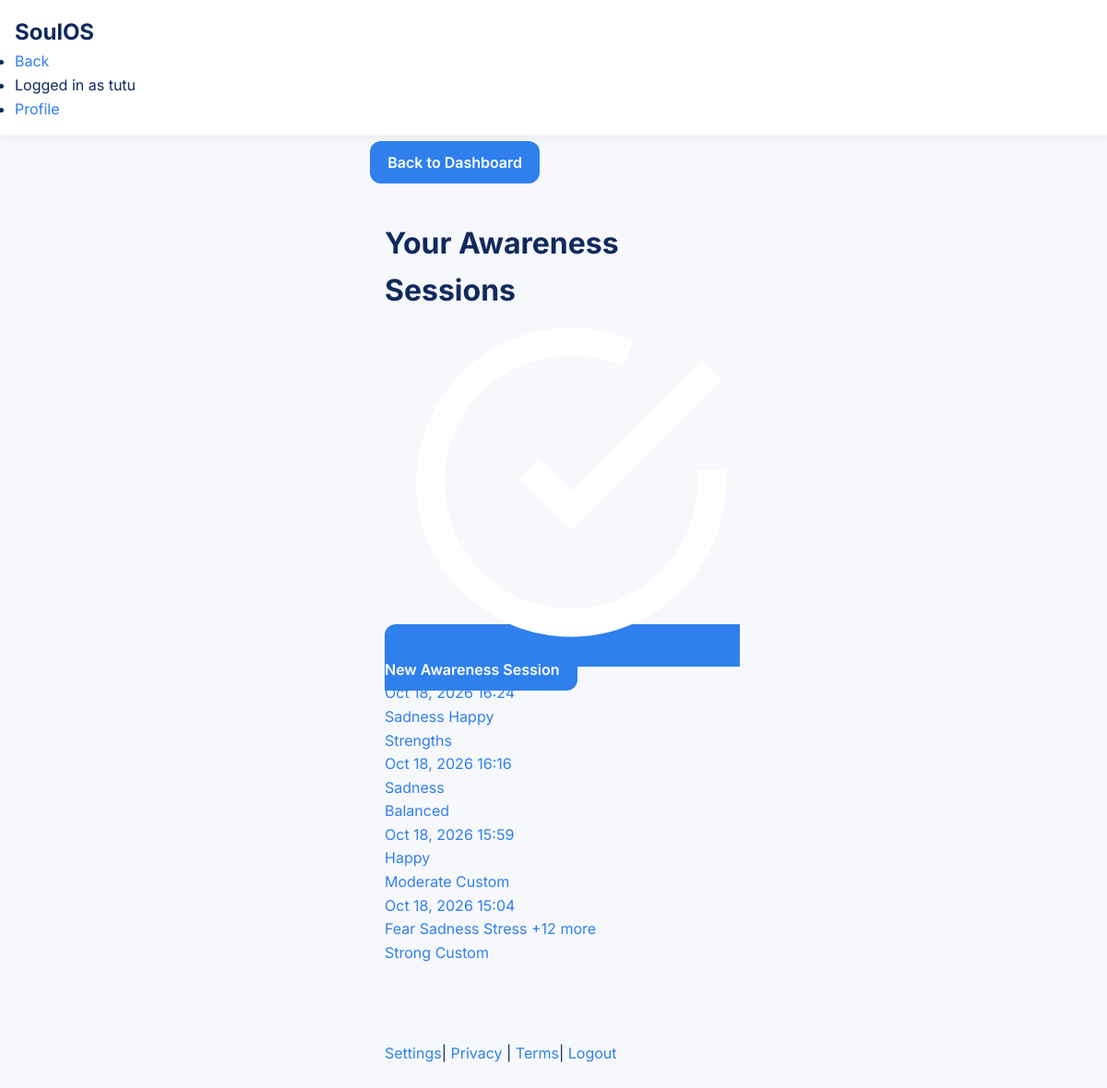
Page /soul-navigation/history/ (signed in) on the committed database.
### soul_navigation/models.py (models this page shows, shortened)
class NavigationSession(models.Model):
    user = models.ForeignKey(
        User, on_delete=models.CASCADE, related_name="navigation_sessions"
    )
    created_at = models.DateTimeField(auto_now_add=True)
    updated_at = models.DateTimeField(auto_now=True)
    completed = models.BooleanField(default=False)
    observed_issues = models.JSONField(
        default=list, blank=True
    )  # List of selected issues
    observed_other = models.TextField(blank=True, default="")
    intensity = models.CharField(
        max_length=20,
        choices=[
            ("mild", "Mild"),
            ("moderate", "Moderate"),
            ("strong", "Strong"),
            ("intense", "Intense"),
            ("very_intense", "Very Intense"),
        ],
        blank=True,
        default="",
    )
    influences = models.JSONField(
        default=list, blank=True
    )  # List of selected influences
    influences_other = models.TextField(blank=True, default="")
    thoughts = models.JSONField(default=list, blank=True)  # List of selected thoughts
    thoughts_other = models.TextField(blank=True, default="")
    selected_reframe = models.CharField(
        max_length=50, blank=True, default=""
    )  # balanced, compassionate, practical, custom
    custom_reframe = models.TextField(blank=True, default="")
    selected_action = models.CharField(max_length=100, blank=True, default="")
    custom_action = models.TextField(blank=True, default="")
    reflection = models.JSONField(
        default=list, blank=True
    )  # List of selected reflections
    reflection_other = models.TextField(blank=True, default="")
    ai_reframes = models.JSONField(
        default=dict, blank=True
    )  # Store AI generated reframes
    class Meta:
        ordering = ["-created_at"]

### soul_navigation/views.py (the view)
# urls.py: path("history/", views.history, name="history"),
@login_required
def history(request):
    sessions = NavigationSession.objects.filter(user=request.user, completed=True)
    from django.core.paginator import Paginator
    paginator = Paginator(sessions, 10)
    page_number = request.GET.get("page")
    page_obj = paginator.get_page(page_number)
    context = {
        "page_obj": page_obj,
        "is_paginated": page_obj.has_other_pages(),
    }
    return render(request, "soul_navigation/history.html", context)

### templates/soul_navigation/history.html (shortened to what this page needs)
{% extends "soul_navigation/base.html" %}
{% load static %}
{% block content %}
<div class="sn-layout">
  <header class="sn-header">
    <div class="container">
    </div>
  </header>
  <main class="sn-main" role="main">
    <div class="container">
      <div class="sn-content">
        <div class="sn-history">
           <header class="sn-history-header">
             <h1 class="sn-history-title">Your Awareness Sessions</h1>
             <a href="{% url 'soul_navigation:start' %}" class="btn btn-primary">
               <svg class="icon icon-sm" aria-hidden="true" viewBox="0 0 24 24" fill="none" stroke="currentColor" stroke-width="2">
                 <path d="M22 11.08V12a10 10 0 1 1-5.93-9.14"/>
                 <path d="M22 4L12 14.01l-3-3"/>
               </svg>
               <span>New Awareness Session</span>
             </a>
           </header>
          {% if page_obj %}
          <div class="sn-session-list">
            {% for session in page_obj %}
            <a href="{% url 'soul_navigation:summary' session.id %}" class="sn-session-card">
              <div class="sn-session-meta">
                <span class="sn-session-date">{{ session.created_at|date:"M d, Y" }}</span>
                <span class="sn-session-time">{{ session.created_at|date:"H:i" }}</span>
              </div>
              <div class="sn-session-issues">
                {% for issue in session.observed_issues|slice:":3" %}
                <span class="sn-issue-chip">{{ issue|capfirst }}</span>
                {% endfor %}
                {% if session.observed_issues|length > 3 %}
                <span class="sn-issue-chip">+{{ session.observed_issues|length|add:"-3" }} more</span>
                {% endif %}
              </div>
              <div class="sn-session-details">
                <span class="sn-session-intensity">{{ session.intensity|capfirst }}</span>
                <span class="sn-session-reframe">{{ session.selected_reframe|capfirst }}</span>
              </div>
            </a>
            {% endfor %}
          </div>
          {% endif %}
        </div>
      </div>
    </div>
  </main>
</div>
{% endblock %}

### templates/base.html (shortened to what this page needs)
{% load static %}
<!DOCTYPE html>
<html lang="en">
<head>
    <link rel="stylesheet" href="{% static 'css/healing-styles.css' %}">
</head>
<body>
    <header>
        <nav class="navbar">
            <div class="navbar-container">
                <a href="{% if user.is_authenticated %}{% url 'dashboard_app:home' %}{% else %}{% url 'index' %}{% endif %}" class="navbar-brand">SoulOS</a>
                <ul class="navbar-nav">
                    {% if user.is_authenticated %}
                        <li><a href="{% url 'dashboard_app:home' %}">Back</a></li>
                        <li><span>Logged in as {{ user.username }}</span></li>
                        <li><a href="{% url 'profile_app:dashboard' %}">Profile</a></li>
                    {% endif %}
                </ul>
            </div>
        </nav>
    </header>
    <div class="container">
        {% if user.is_authenticated %}
            <a href="{% url 'dashboard_app:home' %}" class="btn back-btn">Back to Dashboard</a>
        {% endif %}
        {% block content %}{% endblock %}
    </div>
    <footer>
        <div class="container">
            {% if user.is_authenticated %}
                <a href="{% url 'settings_app:settings_dashboard' %}">Settings</a>|
                <a href="{% url 'legal:privacy' %}">Privacy</a> |
                <a href="{% url 'legal:terms' %}">Terms</a>|
                <a href="{% url 'logout' %}">Logout</a>
            {% endif %}
        </div>
    </footer>
</body>
</html>

### static/css/healing-styles.css (style rules this page uses)
:root { --bg-primary:#F7F8FC; --bg-secondary:#FFFFFF; --bg-card:#FFFFFF; --text-primary:#102A5E; --text-secondary:#6B7A99; --text-muted:#8A94A6; --accent:#2F80ED; --accent-hover:#233A57; --border:#E9EEF7; --shadow:rgba(0,0,0,.08); --radius:24px; --radius-sm:12px; }
* { margin:0; padding:0; box-sizing:border-box; }
body { background:var(--bg-primary); color:var(--text-primary); font-family:'Inter',sans-serif; line-height:1.6; min-height:100vh; }
.container { max-width:430px; margin:0 auto; padding:16px; }
a { color:var(--accent); text-decoration:none; }
.navbar { background:#fff; padding:16px; border-bottom:1px solid var(--border); box-shadow:0 2px 10px rgba(0,0,0,.05); }
.navbar-brand { font-size:1.5rem; font-weight:700; color:var(--text-primary); }
button, .btn { background:var(--accent); color:#fff; border:none; border-radius:12px; padding:.8rem 1.2rem; font-weight:600; cursor:pointer; }
footer { max-width:430px; margin:20px auto; padding:16px; }

### rows in the picture
NavigationSession: created_at "Oct 18, 2026", created_at "16:24", observed_issues "Sadness" "Happy", selected_reframe "Strengths"
NavigationSession: created_at "Oct 18, 2026", created_at "16:16", observed_issues "Sadness", selected_reframe "Balanced"
NavigationSession: created_at "Oct 18, 2026", created_at "15:59", observed_issues "Happy", intensity "Moderate", selected_reframe "Custom"
NavigationSession: created_at "Oct 18, 2026", created_at "15:04", observed_issues "Fear" "Sadness" "Stress", observed_issues|length "12", intensity "Strong", selected_reframe "Custom"

### other values in the picture
{{ user.username }} "tutu"
